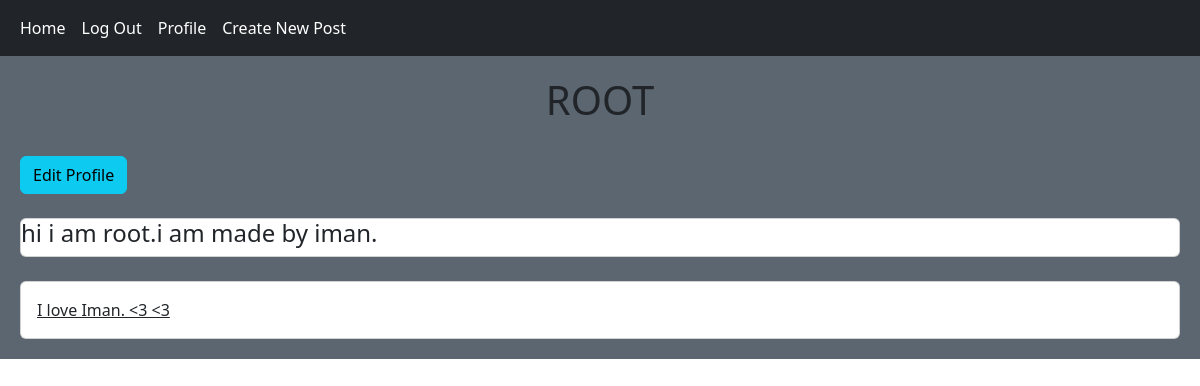
The app's page /accounts/profile/1/ (signed in), older data.
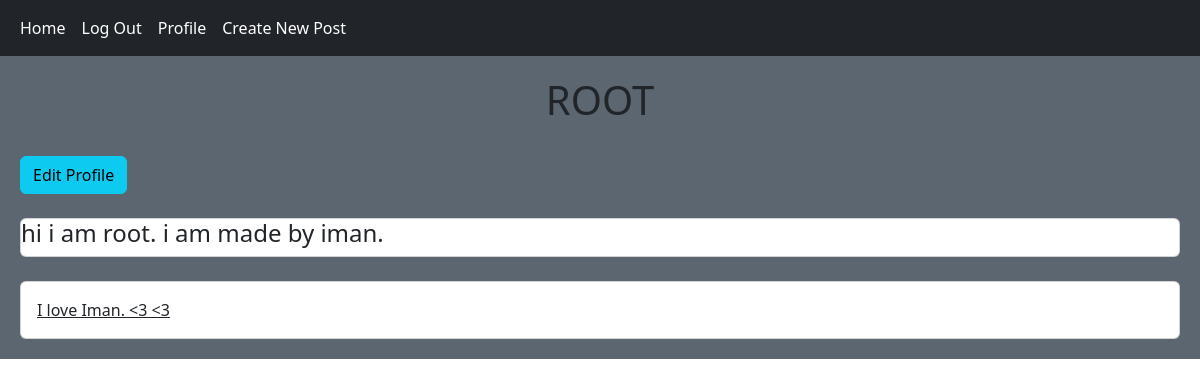
The same page, newer data.
### accounts/models.py (models this page shows, shortened)
class User(AbstractBaseUser):
    last_name = models.CharField(max_length=100)
    first_name = models.CharField(max_length=100)
    email = models.EmailField(max_length=250, unique=True)
    username = models.CharField(max_length=50, unique=True)
    phone_number = models.CharField(max_length=11, unique=True)
    bio = models.CharField(max_length=100)
    is_active = models.BooleanField(default=True)
    is_admin = models.BooleanField(default=False)
    birthday = models.DateField(blank=True, null=True)
    objects = UserManager()
    USERNAME_FIELD = 'phone_number'
    REQUIRED_FIELDS = ['email', 'username']

### accounts/views.py (the view)
# urls.py: path('profile/<int:user_id>/', views.UserProfileView.as_view(), name='user_profile'),
class UserProfileView(LoginRequiredMixin, View):
    template_name = 'accounts/profile.html'
    def get(self, request, user_id):
        is_following = False
        user = User.objects.get(id=user_id)
        posts = Post.objects.filter(user=user)
        relation = Relation.objects.filter(from_user=request.user, to_user=user)
        if relation.exists():
            is_following = True
        return render(request, self.template_name, {'user': user, 'posts': posts, 'is_following': is_following})

### accounts/templates/accounts/profile.html (shortened to what this page needs)
{% extends 'Base.html' %}
{% block content %}
<h1 class="text-center">{{ user.username | upper  }}</h1>
<br/>
{% if request.user.id == user.id %}
    <a href="{% url 'accounts:edit_user' %}" class="btn btn-info">Edit Profile</a>
{%endif%}
<br/>
<br/>
<div class="card">
    <h4>{{ user.bio }}</h4>
</div>
<br/>
<div class="card">
    {% for post in posts %}
        <a href="{% url 'post:post_detail' post.id post.slug %}" class="card-body">{{ post.body | truncatewords:60 }}</a>
    {% endfor %}
</div>
{% endblock %}

Row changes from the older to the newer data that the page shows:
changed User "ROOT": bio "hi i am root.i am made by iman." → "hi i am root. i am made by iman."
